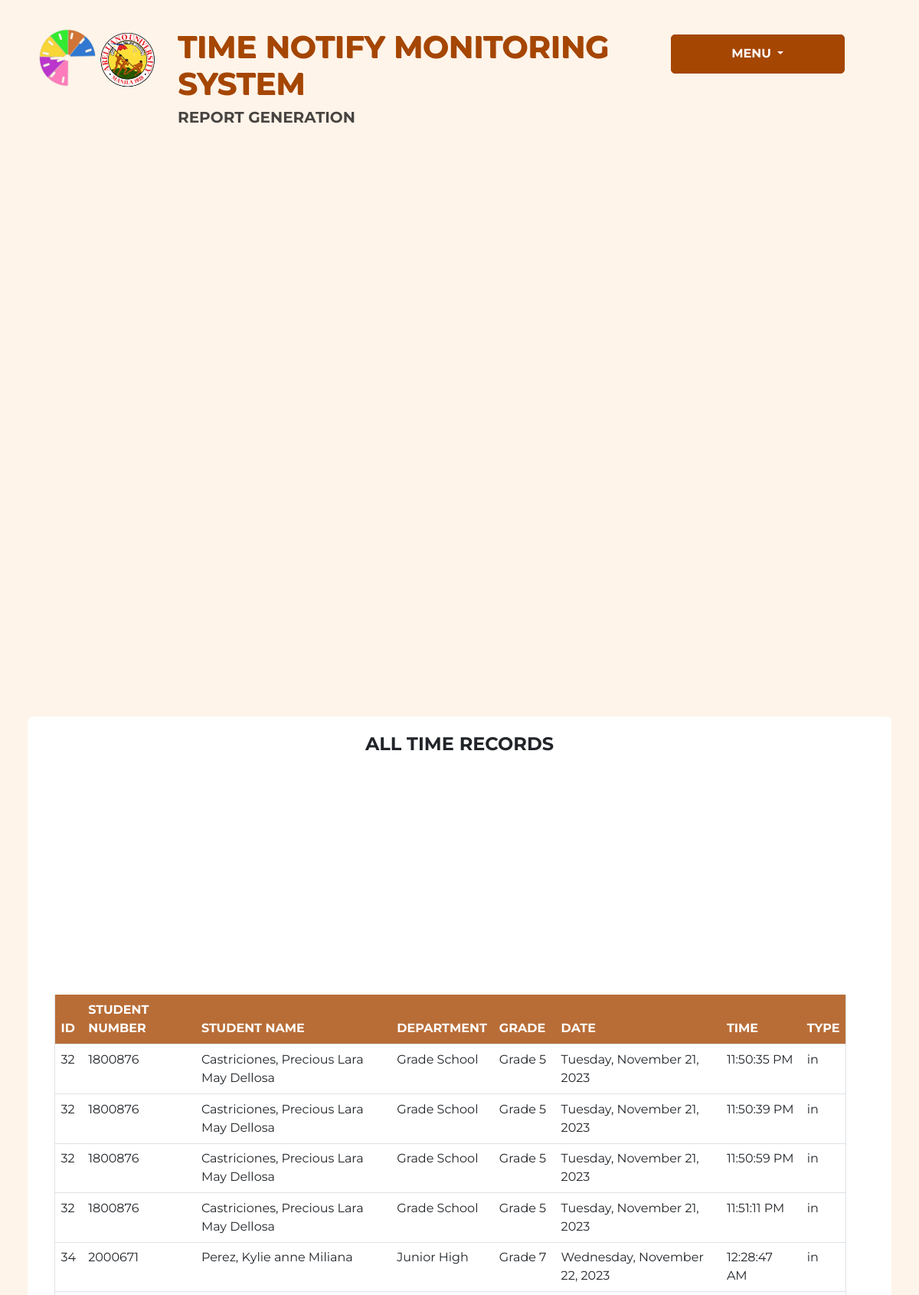
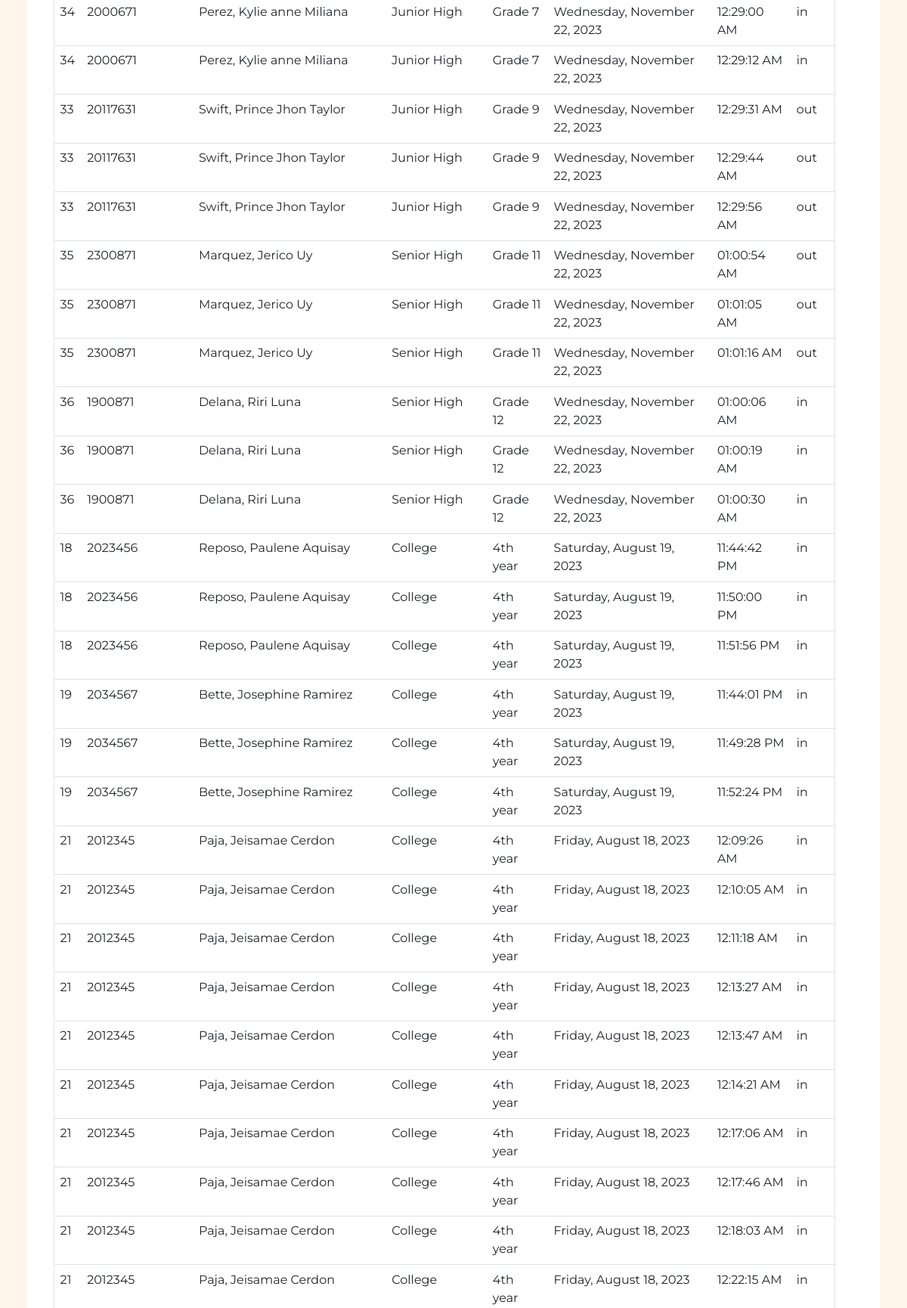
The app's page /report/report_time.php (signed in, upper part) with its own data (2 pictures, top to bottom).
### tables this page shows
CREATE TABLE `time_in_records` (
  `timeID` int(11) NOT NULL,
  `stud_id` int(11) NOT NULL,
  `studnum` bigint(100) NOT NULL,
  `type` varchar(100) NOT NULL,
  `studname` varchar(200) NOT NULL,
  `daterec` varchar(150) NOT NULL,
  `time` varchar(100) NOT NULL,
  `g_email` varchar(100) NOT NULL
);

CREATE TABLE `students` (
  `stud_id` int(250) NOT NULL,
  `studnum` text NOT NULL,
  `qr_img` longtext NOT NULL,
  `picture` longtext NOT NULL,
  `lastname` varchar(50) NOT NULL,
  `middlename` varchar(30) NOT NULL,
  `firstname` varchar(100) NOT NULL,
  `fullname` varchar(200) NOT NULL,
  `age` text NOT NULL,
  `sex` varchar(10) NOT NULL,
  `grade_year` varchar(100) NOT NULL,
  `strand` varchar(100) NOT NULL,
  `course` varchar(100) NOT NULL,
  `section` varchar(50) NOT NULL,
  `department` varchar(150) NOT NULL,
  `teacher_prof` varchar(150) NOT NULL,
  `g_email` text NOT NULL
);

### report/report_time.php (the view, shortened to what this page needs)
<?php
    $con = connect();
    ?>
    <!DOCTYPE html>
    <html lang="en">
    <head>
    <link href="https://cdn.jsdelivr.net/npm/bootstrap@5.2.3/dist/css/bootstrap.min.css" rel="stylesheet">
    <link rel="stylesheet" type="text/css" href="css/report_time.css">
    </head>
<body>
<div class="cont">
    <div class="row row_outer ">
        <div class="row row_upper order-sm-1">
            <div class="col-sm-2 text-center">
                <img class="icon" src="../assets/aulogo.png" alt="right">
                <img class="icon" src="../assets/logo_icon.png" alt="right">
            </div>
            <div class="col-sm-7">
                <h1>TIME NOTIFY MONITORING SYSTEM</h1>
                <h5>REPORT GENERATION</h5>
            </div>
            <div class="col-sm-3 dropdown">
                <button class="btn btntoggle dropdown-toggle" type="button" id="dropdownMenuButton1" data-bs-toggle="dropdown" aria-expanded="false">
                    MENU
                </button>
            </div>
        </div>
        <div class="row row_inner order-sm-2">
                <h4 class="text-center fw-bold">ALL TIME RECORDS</h4> <br> <br>
            <div class="row overflow-auto row_table table-bordered table-responsive-xl order-sm-2">
            <div class="container">
                <table class="table  table-hover ">
                <thead>
                    <tr class="heading">
                    <th scope="col">ID</th>
                    <th scope="col">STUDENT NUMBER</th>
                    <th scope="col">STUDENT NAME</th>
                    <th scope="col">DEPARTMENT</th>
                    <th scope="col">GRADE</th>
                    <th scope="col">DATE</th>
                    <th scope="col">TIME</th>
                    <th scope="col">TYPE</th>
                    </tr>
                </thead>
                <tbody>
                    <?php
                            $sql="SELECT *
                            FROM students
                            INNER JOIN time_in_records ON students.stud_id = time_in_records.stud_id ORDER BY age, lastname, daterec";
                            $result=mysqli_query($con,$sql);
                            if($result){
                                while($row=mysqli_fetch_assoc($result))
                                {
                                    $stud_id=$row['stud_id'];
                                    $studnum=$row['studnum'];
                                    $studname=$row['studname'];
                                    $grade_year=$row['grade_year'];
                                    $department=$row['department'];
                                    $daterec=$row['daterec'];
                                    $time=$row['time'];
                                    $type=$row['type'];
                                    echo'<tr>
                                            <td >'.$stud_id.'</td>
                                            <td >'.$studnum.'</td>
                                            <td >'.$studname.'</td>
                                            <td >'.$department.'</td>
                                            <td >'.$grade_year.'</td>
                                            <td >'.$daterec.'</td>
                                            <td >'.$time.'</td>
                                            <td >'.$type.'</td>
                                        <tr>
                                    ';
                                }
                            }
                    ?>
                </tbody>
            </table>
            </div>
        </div>
</div>
</div>
  </body>
</html>

### report/css/report_time.css (style rules this page uses)
* { margin:0; padding:0; font-family: 'Montserrat', sans-serif; }
.cont { background-color: #ffecd88e; width:100%; height:100vh; align-items: center; padding-top:25px; padding-bottom:20px; display:flex; }
.row_outer { width:98%; height: 100%; margin:auto; padding: 1% 2% 1.5% 2%; border-radius: 7px; display:flex; }
.row_inner { background-color: white; width:100%; margin:auto; padding: 2% 2% 1.5% 2%; border-radius: 7px; height:85%; box-shadow: black; font-family: 'helvetica'; }
.row_table { height:480px; overflow-y: hidden; margin-bottom:1%; height:95%; }
h1 { color: #a54602; font-weight:bold; text-shadow: 1px 1px #a54602; }
h5 { text-transform: uppercase; font-weight: bold; color:rgba(0, 0, 0, 0.721); padding-bottom: 3%; }
.btntoggle { padding-top:5%; padding-bottom:5%; padding-left: 10%; padding-right: 10%; background-color:#a54602; color:white; border-color: #a54602; font-weight: bold; border-radius:5px; margin-bottom: 1%; margin-top: 3%; width:90%; }
.icon { max-width:80px; height: auto; float: right; }
.heading { background-color: #a54602c9; color:white; }
.row_table { height:90%; }

### records on screen
time_in_records: stud "32", studnum "1800876", studname "Castriciones, Precious Lara May Dellosa", stud.department "Grade School", stud.grade_year "Grade 5", daterec "Tuesday, November 21, 2023", time "11:50:35 PM", type "in"
time_in_records: stud "32", studnum "1800876", studname "Castriciones, Precious Lara May Dellosa", stud.department "Grade School", stud.grade_year "Grade 5", daterec "Tuesday, November 21, 2023", time "11:50:39 PM", type "in"
time_in_records: stud "32", studnum "1800876", studname "Castriciones, Precious Lara May Dellosa", stud.department "Grade School", stud.grade_year "Grade 5", daterec "Tuesday, November 21, 2023", time "11:50:59 PM", type "in"
time_in_records: stud "32", studnum "1800876", studname "Castriciones, Precious Lara May Dellosa", stud.department "Grade School", stud.grade_year "Grade 5", daterec "Tuesday, November 21, 2023", time "11:51:11 PM", type "in"
time_in_records: stud "34", studnum "2000671", studname "Perez, Kylie anne Miliana", stud.department "Junior High", stud.grade_year "Grade 7", daterec "Wednesday, November 22, 2023", time "12:28:47 AM", type "in"
time_in_records: stud "34", studnum "2000671", studname "Perez, Kylie anne Miliana", stud.department "Junior High", stud.grade_year "Grade 7", daterec "Wednesday, November 22, 2023", time "12:29:00 AM", type "in"
time_in_records: stud "34", studnum "2000671", studname "Perez, Kylie anne Miliana", stud.department "Junior High", stud.grade_year "Grade 7", daterec "Wednesday, November 22, 2023", time "12:29:12 AM", type "in"
time_in_records: stud "33", studnum "20117631", studname "Swift, Prince Jhon Taylor", stud.department "Junior High", stud.grade_year "Grade 9", daterec "Wednesday, November 22, 2023", time "12:29:31 AM", type "out"
time_in_records: stud "33", studnum "20117631", studname "Swift, Prince Jhon Taylor", stud.department "Junior High", stud.grade_year "Grade 9", daterec "Wednesday, November 22, 2023", time "12:29:44 AM", type "out"
time_in_records: stud "33", studnum "20117631", studname "Swift, Prince Jhon Taylor", stud.department "Junior High", stud.grade_year "Grade 9", daterec "Wednesday, November 22, 2023", time "12:29:56 AM", type "out"
time_in_records: stud "35", studnum "2300871", studname "Marquez, Jerico Uy", stud.department "Senior High", stud.grade_year "Grade 11", daterec "Wednesday, November 22, 2023", time "01:00:54 AM", type "out"
time_in_records: stud "35", studnum "2300871", studname "Marquez, Jerico Uy", stud.department "Senior High", stud.grade_year "Grade 11", daterec "Wednesday, November 22, 2023", time "01:01:05 AM", type "out"
time_in_records: stud "35", studnum "2300871", studname "Marquez, Jerico Uy", stud.department "Senior High", stud.grade_year "Grade 11", daterec "Wednesday, November 22, 2023", time "01:01:16 AM", type "out"
time_in_records: stud "36", studnum "1900871", studname "Delana, Riri Luna", stud.department "Senior High", stud.grade_year "Grade 12", daterec "Wednesday, November 22, 2023", time "01:00:06 AM", type "in"
time_in_records: stud "36", studnum "1900871", studname "Delana, Riri Luna", stud.department "Senior High", stud.grade_year "Grade 12", daterec "Wednesday, November 22, 2023", time "01:00:19 AM", type "in"
time_in_records: stud "36", studnum "1900871", studname "Delana, Riri Luna", stud.department "Senior High", stud.grade_year "Grade 12", daterec "Wednesday, November 22, 2023", time "01:00:30 AM", type "in"
time_in_records: stud "18", studnum "2023456", studname "Reposo, Paulene Aquisay", stud.department "College", stud.grade_year "4th year", daterec "Saturday, August 19, 2023", time "11:44:42 PM", type "in"
time_in_records: stud "18", studnum "2023456", studname "Reposo, Paulene Aquisay", stud.department "College", stud.grade_year "4th year", daterec "Saturday, August 19, 2023", time "11:50:00 PM", type "in"
time_in_records: stud "18", studnum "2023456", studname "Reposo, Paulene Aquisay", stud.department "College", stud.grade_year "4th year", daterec "Saturday, August 19, 2023", time "11:51:56 PM", type "in"
time_in_records: stud "19", studnum "2034567", studname "Bette, Josephine Ramirez", stud.department "College", stud.grade_year "4th year", daterec "Saturday, August 19, 2023", time "11:44:01 PM", type "in"
time_in_records: stud "19", studnum "2034567", studname "Bette, Josephine Ramirez", stud.department "College", stud.grade_year "4th year", daterec "Saturday, August 19, 2023", time "11:49:28 PM", type "in"
time_in_records: stud "19", studnum "2034567", studname "Bette, Josephine Ramirez", stud.department "College", stud.grade_year "4th year", daterec "Saturday, August 19, 2023", time "11:52:24 PM", type "in"
time_in_records: stud "21", studnum "2012345", studname "Paja, Jeisamae Cerdon", stud.department "College", stud.grade_year "4th year", daterec "Friday, August 18, 2023", time "12:09:26 AM", type "in"
time_in_records: stud "21", studnum "2012345", studname "Paja, Jeisamae Cerdon", stud.department "College", stud.grade_year "4th year", daterec "Friday, August 18, 2023", time "12:10:05 AM", type "in"
time_in_records: stud "21", studnum "2012345", studname "Paja, Jeisamae Cerdon", stud.department "College", stud.grade_year "4th year", daterec "Friday, August 18, 2023", time "12:11:18 AM", type "in"
time_in_records: stud "21", studnum "2012345", studname "Paja, Jeisamae Cerdon", stud.department "College", stud.grade_year "4th year", daterec "Friday, August 18, 2023", time "12:13:27 AM", type "in"
time_in_records: stud "21", studnum "2012345", studname "Paja, Jeisamae Cerdon", stud.department "College", stud.grade_year "4th year", daterec "Friday, August 18, 2023", time "12:13:47 AM", type "in"
time_in_records: stud "21", studnum "2012345", studname "Paja, Jeisamae Cerdon", stud.department "College", stud.grade_year "4th year", daterec "Friday, August 18, 2023", time "12:14:21 AM", type "in"
time_in_records: stud "21", studnum "2012345", studname "Paja, Jeisamae Cerdon", stud.department "College", stud.grade_year "4th year", daterec "Friday, August 18, 2023", time "12:17:06 AM", type "in"
time_in_records: stud "21", studnum "2012345", studname "Paja, Jeisamae Cerdon", stud.department "College", stud.grade_year "4th year", daterec "Friday, August 18, 2023", time "12:17:46 AM", type "in"
time_in_records: stud "21", studnum "2012345", studname "Paja, Jeisamae Cerdon", stud.department "College", stud.grade_year "4th year", daterec "Friday, August 18, 2023", time "12:18:03 AM", type "in"
time_in_records: stud "21", studnum "2012345", studname "Paja, Jeisamae Cerdon", stud.department "College", stud.grade_year "4th year", daterec "Friday, August 18, 2023", time "12:22:15 AM", type "in"
